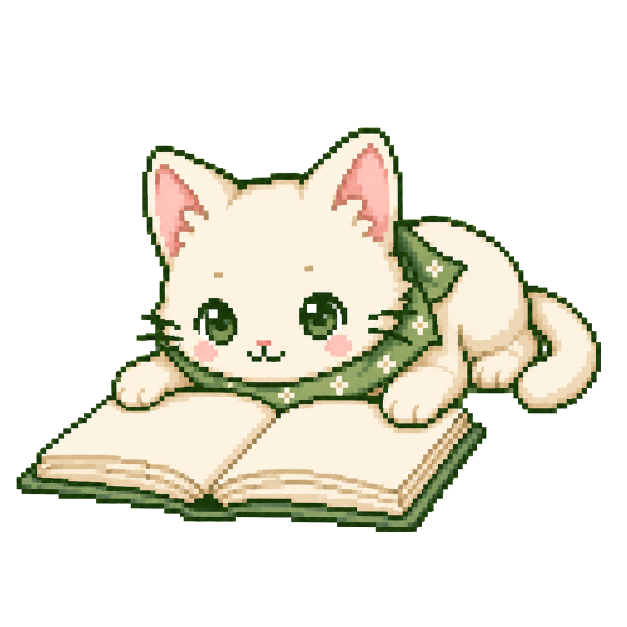
#> input picture src/assets/images/heading-cat-frames/lying-reading-source-transparent.png, 1254 x 1254 px (shown at 1/2 size)
$ python generate-reading-cat-apng.py
#> lines starting #> are read from the running program, lines starting #| are printed output that depends on the picture
"""Animate a prone reading cat with a right-to-left page turn, transparent APNG."""
from pathlib import Path
import math
from PIL import Image, ImageDraw
ROOT=Path(__file__).resolve().parents[1]
OUT=ROOT/'src/assets/images/heading-cat-frames'
source=Image.open(OUT/'lying-reading-source-transparent.png').convert('RGBA')
#> source is the input picture: PIL image 1254x1254 RGBA; mean R, G, B, A 71, 68.8, 58.3, 90.1
bounds=source.getchannel('A').getbbox()
#> bounds = (33, 254, 1203, 1064)
# Crop transparent padding; preserve original coordinates for book articulation.
crop=source.crop(bounds)
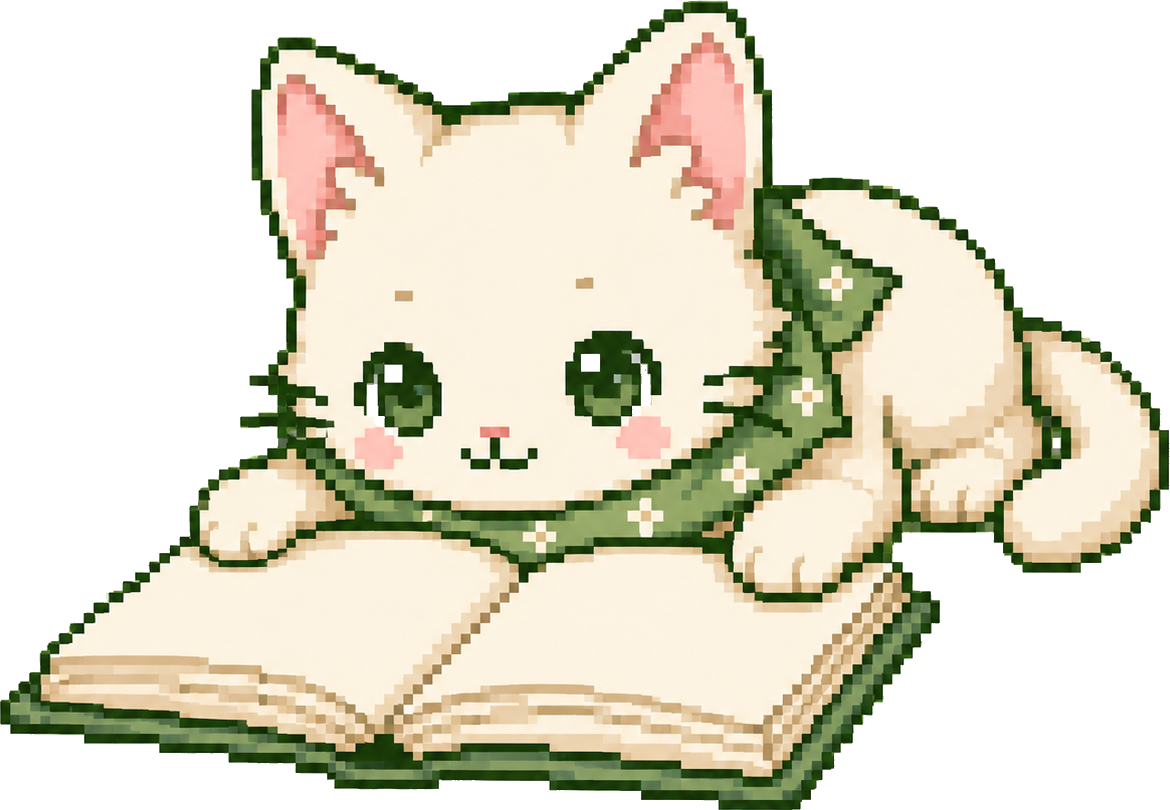
#> crop: PIL image 1170x810 RGBA; mean R, G, B, A 117.9, 114.2, 96.8, 149.4; transparent parts drawn white
scale=288/crop.width
#> scale = 0.246
art=crop.resize((288,round(crop.height*scale)),Image.Resampling.NEAREST)
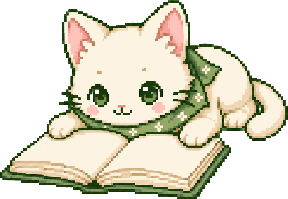
#> art: PIL image 288x199 RGBA; mean R, G, B, A 117.9, 114.2, 96.7, 149.5; transparent parts drawn white
canvas_size=(320,260)
offset=(16,(260-art.height)//2)
#> offset = (16, 30)
def point(x,y):
    return (round((x-bounds[0])*scale+offset[0]),round((y-bounds[1])*scale+offset[1]))
base=Image.new('RGBA',canvas_size)
#> base: PIL image 320x260 RGBA; every value is 0
base.alpha_composite(art,offset)
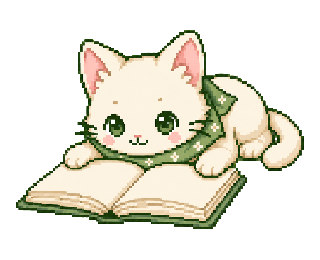
#> base: PIL image 320x260 RGBA; mean R, G, B, A 81.2, 78.7, 66.6, 103; transparent parts drawn white
frames=[]
for index in range(44):
    frame=base.copy()
    # Eight idle time slices, then 36 distinct page positions.
    if index>=8:
        t=(index-8)/35
        s=(1-math.cos(math.pi*t))/2
        lift=math.sin(math.pi*t)
        hinge_top=point(551,831)
        hinge_bottom=point(414,977)
        free_top=point(907*(1-s)+181*s, 837*(1-s)+821*s-130*lift)
        free_bottom=point(797*(1-s)+91*s,978*(1-s)+939*s-110*lift)
        pen=ImageDraw.Draw(frame)
        shade=round(9*lift)
        pen.polygon([hinge_top,free_top,free_bottom,hinge_bottom],fill=(255-shade,245-shade,223-shade,255))
        pen.line([hinge_top,free_top,free_bottom,hinge_bottom],fill=(194,163,111,255),width=1)
        pen.line([hinge_top,hinge_bottom],fill=(170,140,89,255),width=1)
        # Fine page-grain lines follow the moving sheet in perspective.
        for fraction in (.76,.86):
            a=(round(hinge_top[0]*(1-fraction)+hinge_bottom[0]*fraction),round(hinge_top[1]*(1-fraction)+hinge_bottom[1]*fraction))
            b=(round(free_top[0]*(1-fraction)+free_bottom[0]*fraction),round(free_top[1]*(1-fraction)+free_bottom[1]*fraction))
            pen.line([a,b],fill=(226,207,170,255),width=1)
    frames.append(frame)
#> this loop made 44 passes
#> (free_top, free_bottom) on passes 9 to 20: ((231, 174), (204, 208)), ((231, 171), (204, 206)), ((230, 168), (203, 203)), ((228, 165), (201, 201)), ((225, 162), (199, 198)), ((222, 159), (195, 196)), ((218, 157), (192, 194)), ((214, 154), (187, 191)), ((209, 152), (183, 189)), ((204, 150), (177, 187)), ((197, 148), (171, 185)), ((191, 146), (165, 183))
#> after the loop, frames = 44 items
frames[0].save(OUT/'heading-cat-reading-still.png',optimize=True)
frames[0].save(OUT/'heading-cat-reading.png',save_all=True,append_images=frames[1:],duration=110,loop=0,disposal=0,blend=0,optimize=True)
with Image.open(OUT/'heading-cat-reading.png') as im:
    assert im.is_animated and im.n_frames>=30
    unique=set()
    heads=set()
    duration=0
    for i in range(im.n_frames):
        im.seek(i)
        rgba=im.convert('RGBA')
        unique.add(rgba.tobytes())
        heads.add(rgba.crop((*point(320,320),*point(740,660))).tobytes())
        assert rgba.getchannel('A').getextrema()==(0,255)
        duration+=im.info['duration']
#> this loop made 37 passes
#> duration on passes 1 to 12: 880, 990, 1100, 1210, 1320, 1430, 1540, 1650, 1760, 1870, 1980, 2090
#> after the loop, duration = 4840; heads = 1 item; unique = 37 items
    print('Verification:', len(unique), len(heads), duration)
#| Verification: 37 1 4840.0
    assert len(unique)>=30 and len(heads)==1 and duration==4840
    print(f'PASS: {im.n_frames} encoded frames, {len(unique)} unique frames, stable head, alpha, 4840ms loop')
#| PASS: 37 encoded frames, 37 unique frames, stable head, alpha, 4840ms loop
contact=Image.new('RGBA',(1280,260),'#f2c4d5')
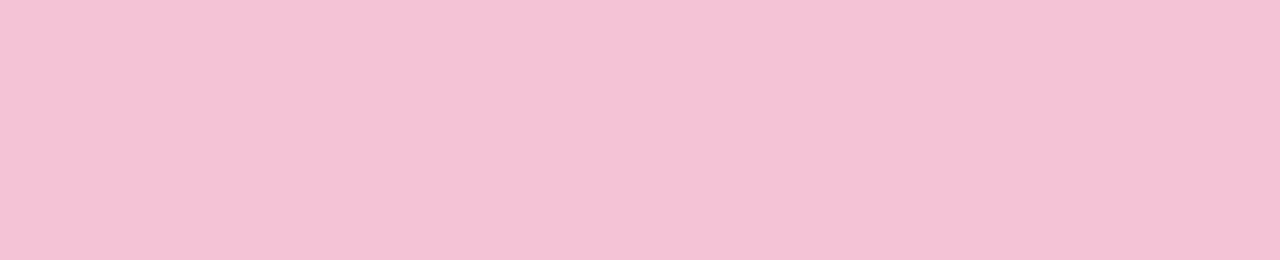
#> contact: PIL image 1280x260 RGBA; mean R, G, B, A 242, 196, 213, 255
for col,i in enumerate([0,17,26,39]):
    contact.alpha_composite(frames[i],(320*col,0))
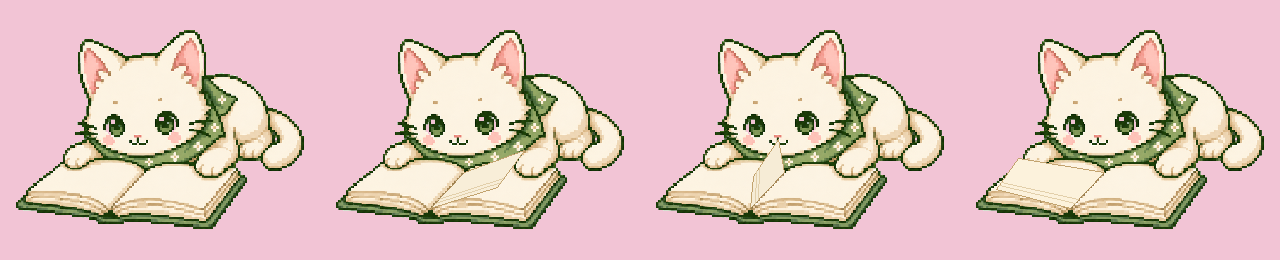
#> contact: PIL image 1280x260 RGBA; mean R, G, B, A 225.7, 195.7, 193.8, 255
qa = ROOT/'.codex/qa'
qa.mkdir(parents=True, exist_ok=True)
contact.convert('RGB').save(qa/'cat-reading-frames.png')
